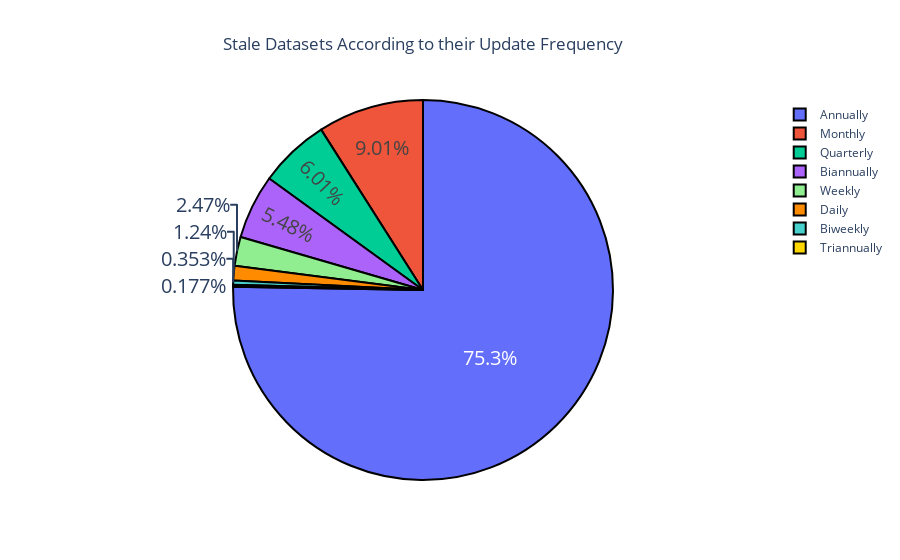

Source (notebook cell):
### Markdown cell above
## Measuring Data Freshness

### Code cell
# Percent of datasets fresh or stale
fresh_df = calculate_freshness(freshness_df, 'last_update_date_data', 'fresh')
fresh_df['agency'] = fresh_df['agency'].astype(str)

# get index value for all automated datasets
auto_idx = np.where(freshness_df['automation']=='Yes')

# update fresh_df to be true for all automated datasets
fresh_df.fresh.iloc[auto_idx] = True

pct_fresh = fresh_df.groupby('fresh').size().reset_index().rename(columns={0:'count'})
pct_fresh['pct'] = pct_fresh['count'].apply(lambda x: x/pct_fresh['count'].sum())
# print(pct_fresh)
print('\n\n')

# Stale datasets by update_frequency
uf = fresh_df.query('fresh == False').groupby('update_frequency')\
    .size().reset_index().rename(columns={0:'Count'}).sort_values(by='Count')

# 324 are annual, which could mean they're mistagged and should be historical
    
colors = ['gold', 'mediumturquoise', 'darkorange', 'lightgreen']


labels = uf['update_frequency']
values = uf['Count']

fig = go.Figure(data=[go.Pie(labels=labels, values=values)])

fig.update_traces(hoverinfo='label+value', textinfo='percent', textfont_size=20,
                  marker=dict(colors=colors, line=dict(color='#000000', width=2)))

fig.update_layout(
     title=go.layout.Title(
        text="Stale Datasets According to their Update Frequency",
        xref="paper",
        x=.5)
     )
           
fig.show()

### Figure 1 — Plotly figure (JSON) as saved in the notebook; plotly's stock layout.template omitted (floating-point values rounded to 4 significant figures)
{"data": [{"hoverinfo": "label+value", "labels": ["Triannually", "Biweekly ", "Daily", "Weekly", "Biannually ", "Quarterly", "Monthly", "Annually"], "marker": {"colors": ["gold", "mediumturquoise", "darkorange", "lightgreen"], "line": {"color": "#000000", "width": 2}}, "textfont": {"size": 20}, "textinfo": "percent", "type": "pie", "values": [1, 2, 7, 14, 31, 34, 51, 426]}], "layout": {"title": {"text": "Stale Datasets According to their Update Frequency", "x": 0.5, "xref": "paper"}}}
